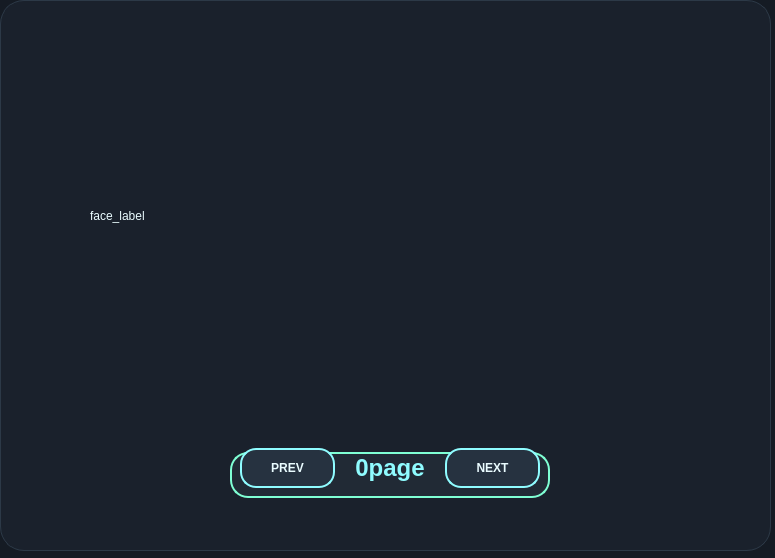
<?xml version="1.0" encoding="UTF-8"?>
<ui version="4.0">
 <class>Form</class>
 <widget class="QWidget" name="Form">
  <property name="geometry">
   <rect>
    <x>0</x>
    <y>0</y>
    <width>775</width>
    <height>558</height>
   </rect>
  </property>
  <property name="windowTitle">
   <string>Form</string>
  </property>
  <property name="styleSheet">
   <string notr="true">QWidget#Form {
    background-color: #151b24;
    color: #eafcff;
    font-family: &quot;Malgun Gothic&quot;;
    font-size: 10pt;
}

QWidget#page_0,QWidget#page_1, QWidget#page_2, QWidget#page_3 {
    background-color: #1a212c;
    border: 1px solid #2c3947;
    border-radius: 24px;
}

QStackedWidget#stackedWidget {
    background: transparent;
    border: none;
}

QLabel {
    color: #eafcff;
    background: transparent;
    border: none;
}

QLabel#label_page_0, QLabel#label_page_1, QLabel#label_page_2, QLabel#label_page_3 {
    color: #8ffcff;
    font-size: 18pt;
    font-weight: bold;
}

QLabel#battery_label {
    background-color: #222b37;
    color: #ffd24d;
    border: 2px solid #7fffd4;
    border-radius: 16px;
    padding-left: 14px;
    font-weight: bold;
}

QGroupBox {
    background-color: #212a35;
    border: 2px solid #9adf22;
    border-radius: 18px;
    margin-top: 12px;
    color: #8ffcff;
    font-weight: bold;
}

QGroupBox::title {
    subcontrol-origin: margin;
    left: 14px;
    padding: 0 8px 0 8px;
    color: #ffb020;
}

QGroupBox#groupBox_page_0,
QGroupBox#groupBox_page_1,
QGroupBox#groupBox_page_2,
QGroupBox#groupBox_page_3 {
    background-color: #212a35;
    border: 2px solid #7fffd4;
    border-radius: 18px;
}

QGroupBox#groupBox_btns {
    background-color: #1c2430;
    border: 2px solid #8ffcff;
    border-radius: 24px;
    color: #ffb020;
    font-size: 11pt;
}

QGroupBox#groupBox_go,
QGroupBox#groupBox_stop,
QGroupBox#groupBox_right,
QGroupBox#groupBox_left,
QGroupBox#groupBox_back,
QGroupBox#groupBox_face {
    background-color: #232d3a;
    border: 2px solid #ffb020;
    border-radius: 18px;
}

QGroupBox#groupBox_go:hover,
QGroupBox#groupBox_stop:hover,
QGroupBox#groupBox_right:hover,
QGroupBox#groupBox_left:hover,
QGroupBox#groupBox_back:hover {
    background-color: #293544;
    border: 2px solid #8ffcff;
}

QListWidget {
    background-color: #202934;
    color: #eafcff;
    border: 2px solid #8ffcff;
    border-radius: 18px;
    padding: 8px;
    outline: none;
}

QListWidget::item {
    background-color: #263240;
    border: 1px solid #3a495b;
    border-radius: 10px;
    padding: 8px 10px;
    margin: 4px 0px;
}

QListWidget::item:hover {
    border: 1px solid #9adf22;
    background-color: #2b3848;
}

QListWidget::item:selected {
    background-color: #314154;
    border: 1px solid #ffb020;
    color: #8ffcff;
}

QPushButton {
    background-color: #263240;
    color: #eafcff;
    border: 2px solid #8ffcff;
    border-radius: 16px;
    padding: 6px 12px;
    font-weight: bold;
}

QPushButton:hover {
    background-color: #2d3b4c;
    border: 2px solid #ffb020;
}

QPushButton:pressed {
    background-color: #1a222c;
}

QPushButton#btn_pre,
QPushButton#btn_next,
QPushButton#btn_pre_2,
QPushButton#btn_next_2,
QPushButton#btn_pre_3,
QPushButton#btn_next_3 {
    background-color: #25313d;
    border: 2px solid #9adf22;
    color: #8ffcff;
    font-size: 10pt;
}

QPushButton#btn_pre:hover,
QPushButton#btn_next:hover,
QPushButton#btn_pre_2:hover,
QPushButton#btn_next_2:hover,
QPushButton#btn_pre_3:hover,
QPushButton#btn_next_3:hover {
    border: 2px solid #ffb020;
    color: #ffffff;
}

QPushButton#btn_go,
QPushButton#btn_stop,
QPushButton#btn_right,
QPushButton#btn_left,
QPushButton#btn_back {
    background-color: #263240;
    border: 2px solid #9adf22;
    border-radius: 18px;
    color: #ffb020;
    font-size: 22pt;
    font-weight: bold;
}

QPushButton#btn_face {
    background-color: #263240;
    border: 2px solid #9adf22;
    border-radius: 18px;
    color: #ffb020;
    font-size: 10pt;
    font-weight: bold;
}

QPushButton#btn_go:hover,
QPushButton#btn_stop:hover,
QPushButton#btn_right:hover,
QPushButton#btn_left:hover,
QPushButton#btn_back:hover,
QPushButton#btn_face:hover {
    border: 2px solid #8ffcff;
    color: #8ffcff;
    background-color: #304051;
}

QPushButton#btn_go:pressed,
QPushButton#btn_stop:pressed,
QPushButton#btn_right:pressed,
QPushButton#btn_left:pressed,
QPushButton#btn_back:pressed,
QPushButton#btn_face:pressed {
    background-color: #1b2530;
}

QTabWidget::pane {
    border: 2px solid #8ffcff;
    background-color: #202934;
    border-radius: 18px;
    top: -1px;
}

QTabBar::tab {
    background-color: #263240;
    color: #8ffcff;
    border: 2px solid #9adf22;
    border-top-left-radius: 12px;
    border-top-right-radius: 12px;
    padding: 8px 18px;
    margin-right: 4px;
    min-width: 90px;
}

QTabBar::tab:selected {
    background-color: #304051;
    color: #ffffff;
    border: 2px solid #ffb020;
}

QTabBar::tab:hover {
    background-color: #2d3b4c;
}
QLineEdit {
    background-color: #263240;
    color: #eafcff;
    border: 2px solid #8ffcff;
    border-radius: 30px;
    padding: 6px 12px;
    font-weight: bold;
}

</string>
  </property>
  <widget class="QStackedWidget" name="stackedWidget">
   <property name="geometry">
    <rect>
     <x>0</x>
     <y>0</y>
     <width>771</width>
     <height>551</height>
    </rect>
   </property>
   <property name="layoutDirection">
    <enum>Qt::LayoutDirection::RightToLeft</enum>
   </property>
   <property name="currentIndex">
    <number>0</number>
   </property>
   <widget class="QWidget" name="page_0">
    <widget class="QGroupBox" name="groupBox_page_0">
     <property name="geometry">
      <rect>
       <x>230</x>
       <y>440</y>
       <width>320</width>
       <height>58</height>
      </rect>
     </property>
     <property name="title">
      <string/>
     </property>
     <widget class="QLabel" name="label_page_0">
      <property name="geometry">
       <rect>
        <x>110</x>
        <y>7</y>
        <width>100</width>
        <height>42</height>
       </rect>
      </property>
      <property name="text">
       <string>0page</string>
      </property>
      <property name="alignment">
       <set>Qt::AlignmentFlag::AlignCenter</set>
      </property>
     </widget>
     <widget class="QPushButton" name="btn_pre_0">
      <property name="geometry">
       <rect>
        <x>10</x>
        <y>8</y>
        <width>95</width>
        <height>40</height>
       </rect>
      </property>
      <property name="text">
       <string>PREV</string>
      </property>
     </widget>
     <widget class="QPushButton" name="btn_next_0">
      <property name="geometry">
       <rect>
        <x>215</x>
        <y>8</y>
        <width>95</width>
        <height>40</height>
       </rect>
      </property>
      <property name="text">
       <string>NEXT</string>
      </property>
     </widget>
    </widget>
    <widget class="QLabel" name="face_label">
     <property name="geometry">
      <rect>
       <x>90</x>
       <y>50</y>
       <width>551</width>
       <height>331</height>
      </rect>
     </property>
     <property name="text">
      <string>face_label</string>
     </property>
    </widget>
   </widget>
   <widget class="QWidget" name="page_1">
    <widget class="QListWidget" name="Face_listWidget">
     <property name="geometry">
      <rect>
       <x>540</x>
       <y>180</y>
       <width>221</width>
       <height>261</height>
      </rect>
     </property>
    </widget>
    <widget class="QLabel" name="battery_label">
     <property name="geometry">
      <rect>
       <x>520</x>
       <y>20</y>
       <width>231</width>
       <height>42</height>
      </rect>
     </property>
     <property name="text">
      <string>배터리 잔량 :</string>
     </property>
     <property name="alignment">
      <set>Qt::AlignmentFlag::AlignLeading|Qt::AlignmentFlag::AlignLeft|Qt::AlignmentFlag::AlignVCenter</set>
     </property>
    </widget>
    <widget class="QGroupBox" name="groupBox_page_1">
     <property name="geometry">
      <rect>
       <x>205</x>
       <y>440</y>
       <width>320</width>
       <height>58</height>
      </rect>
     </property>
     <property name="title">
      <string/>
     </property>
     <widget class="QLabel" name="label_page_1">
      <property name="geometry">
       <rect>
        <x>110</x>
        <y>7</y>
        <width>100</width>
        <height>42</height>
       </rect>
      </property>
      <property name="text">
       <string>1page</string>
      </property>
      <property name="alignment">
       <set>Qt::AlignmentFlag::AlignCenter</set>
      </property>
     </widget>
     <widget class="QPushButton" name="btn_pre_1">
      <property name="geometry">
       <rect>
        <x>10</x>
        <y>8</y>
        <width>95</width>
        <height>40</height>
       </rect>
      </property>
      <property name="text">
       <string>PREV</string>
      </property>
     </widget>
     <widget class="QPushButton" name="btn_next_1">
      <property name="geometry">
       <rect>
        <x>215</x>
        <y>8</y>
        <width>95</width>
        <height>40</height>
       </rect>
      </property>
      <property name="text">
       <string>NEXT</string>
      </property>
     </widget>
    </widget>
    <widget class="QGroupBox" name="groupBox_face">
     <property name="geometry">
      <rect>
       <x>530</x>
       <y>80</y>
       <width>241</width>
       <height>91</height>
      </rect>
     </property>
     <property name="title">
      <string/>
     </property>
     <widget class="QLineEdit" name="Face_lineEdit">
      <property name="geometry">
       <rect>
        <x>10</x>
        <y>30</y>
        <width>141</width>
        <height>41</height>
       </rect>
      </property>
      <property name="text">
       <string/>
      </property>
     </widget>
     <widget class="QPushButton" name="btn_face">
      <property name="geometry">
       <rect>
        <x>160</x>
        <y>20</y>
        <width>71</width>
        <height>51</height>
       </rect>
      </property>
      <property name="text">
       <string>확인</string>
      </property>
     </widget>
    </widget>
    <widget class="QLabel" name="camera_label">
     <property name="geometry">
      <rect>
       <x>80</x>
       <y>30</y>
       <width>401</width>
       <height>391</height>
      </rect>
     </property>
     <property name="text">
      <string>camera_label</string>
     </property>
    </widget>
   </widget>
   <widget class="QWidget" name="page_2">
    <widget class="QTabWidget" name="tabWidget">
     <property name="geometry">
      <rect>
       <x>88</x>
       <y>36</y>
       <width>575</width>
       <height>360</height>
      </rect>
     </property>
     <property name="layoutDirection">
      <enum>Qt::LayoutDirection::LeftToRight</enum>
     </property>
     <property name="currentIndex">
      <number>0</number>
     </property>
     <widget class="QWidget" name="tab">
      <attribute name="title">
       <string>STATUS</string>
      </attribute>
     </widget>
     <widget class="QWidget" name="tab_2">
      <attribute name="title">
       <string>CONTROL</string>
      </attribute>
     </widget>
    </widget>
    <widget class="QGroupBox" name="groupBox_page_2">
     <property name="geometry">
      <rect>
       <x>205</x>
       <y>440</y>
       <width>320</width>
       <height>58</height>
      </rect>
     </property>
     <property name="title">
      <string/>
     </property>
     <widget class="QLabel" name="label_page_2">
      <property name="geometry">
       <rect>
        <x>110</x>
        <y>7</y>
        <width>100</width>
        <height>42</height>
       </rect>
      </property>
      <property name="text">
       <string>2page</string>
      </property>
      <property name="alignment">
       <set>Qt::AlignmentFlag::AlignCenter</set>
      </property>
     </widget>
     <widget class="QPushButton" name="btn_pre_2">
      <property name="geometry">
       <rect>
        <x>10</x>
        <y>8</y>
        <width>95</width>
        <height>40</height>
       </rect>
      </property>
      <property name="text">
       <string>PREV</string>
      </property>
     </widget>
     <widget class="QPushButton" name="btn_next_2">
      <property name="geometry">
       <rect>
        <x>215</x>
        <y>8</y>
        <width>95</width>
        <height>40</height>
       </rect>
      </property>
      <property name="text">
       <string>NEXT</string>
      </property>
     </widget>
    </widget>
   </widget>
   <widget class="QWidget" name="page_3">
    <widget class="QGroupBox" name="groupBox_btns">
     <property name="geometry">
      <rect>
       <x>410</x>
       <y>60</y>
       <width>300</width>
       <height>345</height>
      </rect>
     </property>
     <property name="title">
      <string>CONTROL PANEL</string>
     </property>
     <widget class="QGroupBox" name="groupBox_go">
      <property name="geometry">
       <rect>
        <x>100</x>
        <y>20</y>
        <width>100</width>
        <height>100</height>
       </rect>
      </property>
      <property name="title">
       <string/>
      </property>
      <widget class="QPushButton" name="btn_go">
       <property name="geometry">
        <rect>
         <x>8</x>
         <y>8</y>
         <width>84</width>
         <height>84</height>
        </rect>
       </property>
       <property name="text">
        <string>↑</string>
       </property>
      </widget>
      <widget class="QLabel" name="label_go">
       <property name="geometry">
        <rect>
         <x>0</x>
         <y>0</y>
         <width>1</width>
         <height>1</height>
        </rect>
       </property>
       <property name="text">
        <string/>
       </property>
      </widget>
     </widget>
     <widget class="QGroupBox" name="groupBox_left">
      <property name="geometry">
       <rect>
        <x>0</x>
        <y>122</y>
        <width>100</width>
        <height>100</height>
       </rect>
      </property>
      <property name="title">
       <string/>
      </property>
      <widget class="QPushButton" name="btn_left">
       <property name="geometry">
        <rect>
         <x>8</x>
         <y>8</y>
         <width>84</width>
         <height>84</height>
        </rect>
       </property>
       <property name="text">
        <string>←</string>
       </property>
      </widget>
      <widget class="QLabel" name="label_left">
       <property name="geometry">
        <rect>
         <x>0</x>
         <y>0</y>
         <width>1</width>
         <height>1</height>
        </rect>
       </property>
       <property name="text">
        <string/>
       </property>
      </widget>
     </widget>
     <widget class="QGroupBox" name="groupBox_stop">
      <property name="geometry">
       <rect>
        <x>100</x>
        <y>122</y>
        <width>100</width>
        <height>100</height>
       </rect>
      </property>
      <property name="title">
       <string/>
      </property>
      <widget class="QPushButton" name="btn_stop">
       <property name="geometry">
        <rect>
         <x>8</x>
         <y>8</y>
         <width>84</width>
         <height>84</height>
        </rect>
       </property>
       <property name="text">
        <string>■</string>
       </property>
      </widget>
      <widget class="QLabel" name="label_stop">
       <property name="geometry">
        <rect>
         <x>0</x>
         <y>0</y>
         <width>1</width>
         <height>1</height>
        </rect>
       </property>
       <property name="text">
        <string/>
       </property>
      </widget>
     </widget>
     <widget class="QGroupBox" name="groupBox_right">
      <property name="geometry">
       <rect>
        <x>200</x>
        <y>122</y>
        <width>100</width>
        <height>100</height>
       </rect>
      </property>
      <property name="title">
       <string/>
      </property>
      <widget class="QPushButton" name="btn_right">
       <property name="geometry">
        <rect>
         <x>8</x>
         <y>8</y>
         <width>84</width>
         <height>84</height>
        </rect>
       </property>
       <property name="text">
        <string>→</string>
       </property>
      </widget>
      <widget class="QLabel" name="label_right">
       <property name="geometry">
        <rect>
         <x>0</x>
         <y>0</y>
         <width>1</width>
         <height>1</height>
        </rect>
       </property>
       <property name="text">
        <string/>
       </property>
      </widget>
     </widget>
     <widget class="QGroupBox" name="groupBox_back">
      <property name="geometry">
       <rect>
        <x>100</x>
        <y>224</y>
        <width>100</width>
        <height>100</height>
       </rect>
      </property>
      <property name="title">
       <string/>
      </property>
      <widget class="QPushButton" name="btn_back">
       <property name="geometry">
        <rect>
         <x>8</x>
         <y>8</y>
         <width>84</width>
         <height>84</height>
        </rect>
       </property>
       <property name="text">
        <string>↓</string>
       </property>
      </widget>
      <widget class="QLabel" name="label_back">
       <property name="geometry">
        <rect>
         <x>0</x>
         <y>0</y>
         <width>1</width>
         <height>1</height>
        </rect>
       </property>
       <property name="text">
        <string/>
       </property>
      </widget>
     </widget>
    </widget>
    <widget class="QGroupBox" name="groupBox_page_3">
     <property name="geometry">
      <rect>
       <x>205</x>
       <y>430</y>
       <width>320</width>
       <height>58</height>
      </rect>
     </property>
     <property name="title">
      <string/>
     </property>
     <widget class="QLabel" name="label_page_3">
      <property name="geometry">
       <rect>
        <x>110</x>
        <y>7</y>
        <width>100</width>
        <height>42</height>
       </rect>
      </property>
      <property name="text">
       <string>3page</string>
      </property>
      <property name="alignment">
       <set>Qt::AlignmentFlag::AlignCenter</set>
      </property>
     </widget>
     <widget class="QPushButton" name="btn_pre_3">
      <property name="geometry">
       <rect>
        <x>10</x>
        <y>8</y>
        <width>95</width>
        <height>40</height>
       </rect>
      </property>
      <property name="text">
       <string>PREV</string>
      </property>
     </widget>
     <widget class="QPushButton" name="btn_next_3">
      <property name="geometry">
       <rect>
        <x>215</x>
        <y>8</y>
        <width>95</width>
        <height>40</height>
       </rect>
      </property>
      <property name="text">
       <string>NEXT</string>
      </property>
     </widget>
    </widget>
    <widget class="QListWidget" name="listWidget">
     <property name="geometry">
      <rect>
       <x>40</x>
       <y>60</y>
       <width>221</width>
       <height>338</height>
      </rect>
     </property>
     <property name="layoutDirection">
      <enum>Qt::LayoutDirection::LeftToRight</enum>
     </property>
    </widget>
   </widget>
  </widget>
 </widget>
 <resources/>
 <connections/>
</ui>
